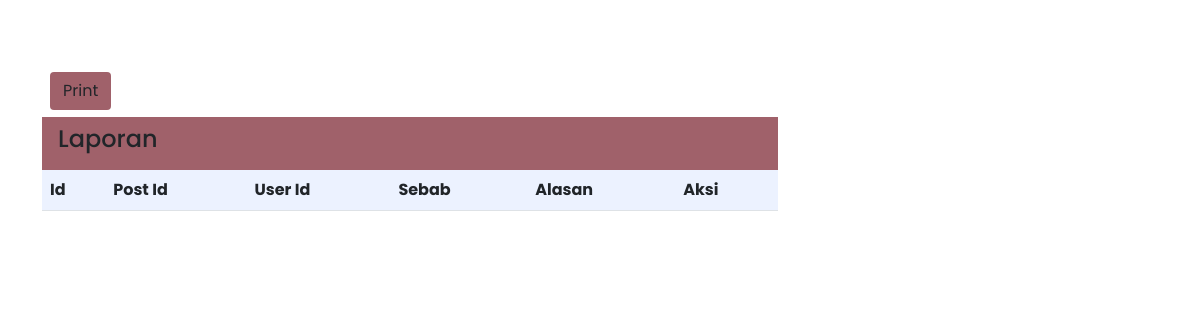
/admin/report.php, run on an earlier commit of the app's database.
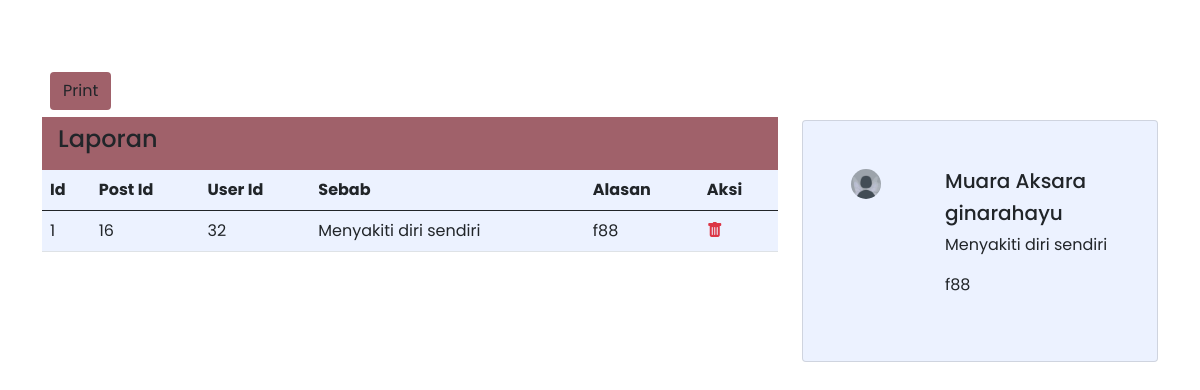
And on a later commit of the database.
### tables this page shows
CREATE TABLE `tb_report` (
  `id` int(11) NOT NULL,
  `post_id` int(11) NOT NULL,
  `user_id` int(11) NOT NULL,
  `sebab` text NOT NULL,
  `Alasan` text NOT NULL
);

CREATE TABLE `tb_post` (
  `id` int(11) NOT NULL,
  `judul` varchar(200) NOT NULL,
  `kategori_id` int(11) NOT NULL,
  `photo` text NOT NULL,
  `isi` text NOT NULL,
  `view` int(11) NOT NULL,
  `status` enum('arsip','publis','disable') NOT NULL,
  `user_id` int(11) NOT NULL
);

CREATE TABLE `tb_user` (
  `id` int(11) NOT NULL,
  `nama` varchar(100) NOT NULL,
  `username` varchar(100) NOT NULL,
  `email` varchar(100) NOT NULL,
  `password` varchar(100) NOT NULL,
  `photo` text NOT NULL
);

### admin/report.php (the view, shortened to what this page needs)
<?php
include 'header.php';
include '../db/koneksi.php';
?>
<div class="container">
  <div class="row">
    <div class="col-sm-8">
      <button class="btn mx-2" onclick="printDiv('print')" type="submit" data-toggle="print" data-placement="right" title="print"><i class='bx bx-printer'></i>Print</button>
      <div class="card-header border-0 d-flex justify-content-between" style="background-color: #A0616A; width: 100%;">
        <h4 class="d-inline">
          Laporan
        </h4>
      </div>
      <fieldset id="print">
        <table class="table" style="background-color: #ECF2FF;">
          <thead>
            <tr>
              <th scope="col">Id</th>
              <th scope="col">Post Id</th>
              <th scope="col">User Id</th>
              <th scope="col">Sebab</th>
              <th scope="col">Alasan</th>
              <th scope="col">Aksi</th>
            </tr>
          </thead>
          <?php $data = $conn->query("SELECT * FROM tb_report"); ?>
          <?php $no = 1; ?>
          <?php while ($row = $data->fetch_assoc()) : ?>
            <tr>
              <td><?php echo $no++ ?></td>
              <td><?php echo $row["post_id"] ?></td>
              <td><?php echo $row["user_id"] ?></td>
              <td><?php echo $row["sebab"] ?></td>
              <td><?php echo $row["Alasan"] ?></td>
              <td>
                <a href="index.php?id=<?php echo $row['id'] ?>&halaman=delete_report" class="text-danger" onclick="return confirm('berhasil dihapus')">
                  <i class="bi bi-trash-fill"></i>
                </a>
              </td>
            </tr>
          <?php endwhile ?>
        </table>
    </div>
    <div class="col-sm-4 mt-5">
      <?php
      $query = "SELECT tb_report.id, tb_report.sebab, tb_report.Alasan, tb_report.post_id, tb_report.user_id, tb_post.judul, tb_user.username FROM  tb_report
                    INNER JOIN tb_post
                    on tb_report.post_id = tb_post.id
                    INNER JOIN tb_user
                    on tb_report.user_id = tb_user.id ";
      $result = $conn->query($query);
      while ($menu = $result->fetch_assoc()) {
      ?>
        <div class="card p-5">
          <div class="row">
            <div class="col-4">
              <img src="../images/wa15.jpg" alt="" srcset="" width="30" style="border-radius: 50%;">
            </div>
            <div class="col-8">
              <h5><?php echo $menu['judul']; ?></h5>
              <h5><?php echo $menu['username']; ?></h5>
              <p><?php echo $menu['sebab']; ?></p>
              <p><?php echo $menu['Alasan']; ?></p>
            </div>
          </div>
        </div>
      <?php
      } ?>
    </div>
  </div>
</div>

What changed in the data, as far as the page shows it:
added tb_report: post "16", user "32", sebab "Menyakiti diri sendiri", Alasan "f88", post.judul "Muara Aksara", user.username "ginarahayu"
